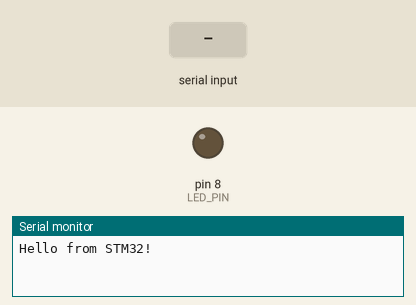
This sketch was run on a simulated Arduino Uno, built with avr-gcc and run on an emulated ATmega328P. Shown: output pins drawn as LEDs (lit = HIGH), the last lines printed to the serial monitor. The test bench sets the inputs (shaded band).

Above: at 1.2 s.
1.3 s: "t" received over Serial
At 1.8 s:
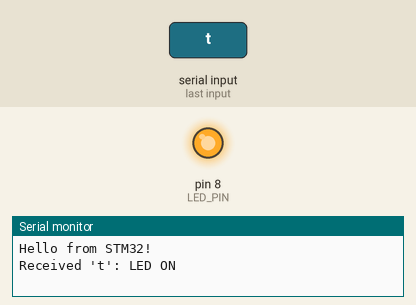
Timing chart, 0 to 4.3 s (numbered marks = the images above; inputs shaded):
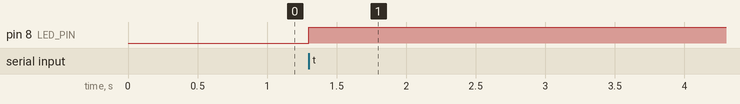

Measured:
- after the input at 1.3 s, pin 8 (LED_PIN): LOW → HIGH at once

The sketch:

LAB3.ino
```cpp
// UART_ExtLED_Toggle.ino
//  - Sends "Hello from STM32!\r\n" every second.
//  - Receives 't' over Serial, toggles external LED on pin 8, and reports status.

const unsigned long BAUD     = 115200;  // UART baud rate: 115200 bps, 8N1 :contentReference[oaicite:6]{index=6}
const unsigned long PERIOD   = 1000;    // Send interval in milliseconds

const int LED_PIN   = 8;                // External LED connected to digital pin 8 :contentReference[oaicite:7]{index=7}
bool      ledState = LOW;               // Tracks current LED state

unsigned long lastTick = 0;

void setup() {
  pinMode(LED_PIN, OUTPUT);             // Configure pin 8 as OUTPUT :contentReference[oaicite:8]{index=8}
  digitalWrite(LED_PIN, ledState);      // Initialize LED OFF
  Serial.begin(BAUD);                   // Begin Serial at 115200 baud :contentReference[oaicite:9]{index=9}
  while (!Serial) { /* wait for Serial port to open */ }
}

void loop() {
  unsigned long now = millis();

  // 1) Periodic greeting every PERIOD ms
  if (now - lastTick >= PERIOD) {
    lastTick = now;
    Serial.print("Hello from STM32!\r\n");  // Send greeting :contentReference[oaicite:10]{index=10}
  }

  // 2) Poll for incoming data
  if (Serial.available() > 0) {             // Check RX buffer :contentReference[oaicite:11]{index=11}
    char c = Serial.read();                 // Read one char
    if (c == 't') {
      // Toggle external LED
      ledState = !ledState;
      digitalWrite(LED_PIN, ledState);      // Drive pin HIGH/LOW :contentReference[oaicite:12]{index=12}

      // Report status back to Serial Monitor
      Serial.print("Received 't': LED ");
      Serial.println( ledState ? "ON" : "OFF" );
                                               // Echo LED status :contentReference[oaicite:13]{index=13}
    }
    // (Optional) Handle other characters or echo them:
    // else { Serial.print(c); }
  }
}
```
